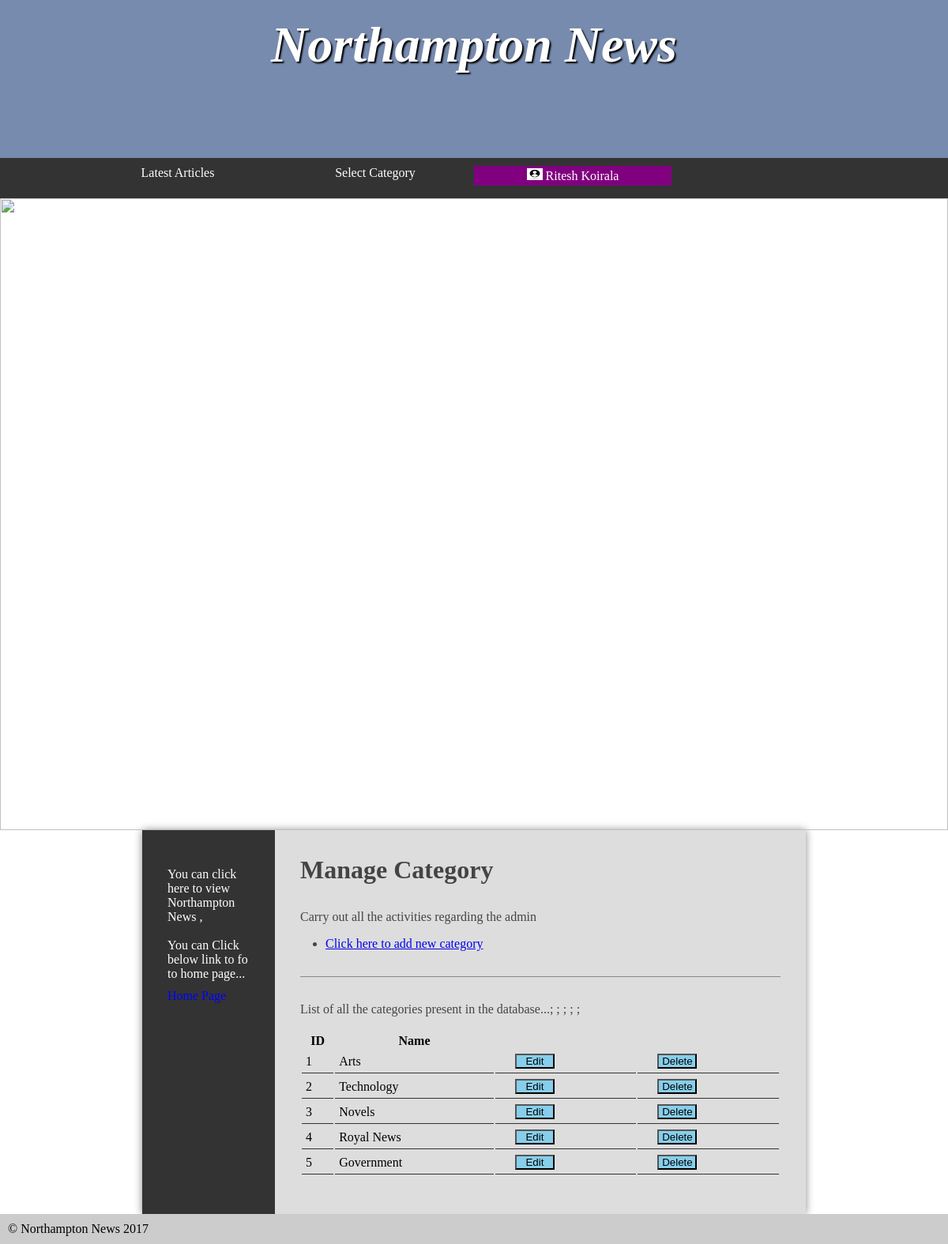
The page /adminCategories.php (signed in) on the database its author committed.
### tables this page shows
CREATE TABLE `category` (
  `categoryId` int NOT NULL AUTO_INCREMENT,
  `name` varchar(20) NOT NULL,
  `description_c` varchar(255) NOT NULL,
  PRIMARY KEY (`categoryId`)
);

### src/adminCategories.php (the view, shortened to what this page needs)
<?php
   require 'cssadd.php';
   ?>
	<?php
if(isset($_SESSION['useremail'])){
    require 'main1.php';
}
elseif(isset($_SESSION['adminemail'])){
	require 'main2.php';
}
else{
	require 'main.php';
}
    ?>
		<main>
			<nav>
            <article>You can click here to view  Northampton News ,<br><br> You can
					Click below link to fo to home  page...
					<a href="index.php">Home Page</a>
				</article>
			</nav>
			<article>
				<h2>Manage Category</h2>
				<p>Carry out all the activities regarding the admin</p>
				<ul>
					<li><a href='addCategory.php' >Click here to add new category</a></li>
				</ul>
				<form>
                    <p>List of all the categories present in the database...</p>
				</form>
                <table class="but">
  <tr>
    <th>ID</th>
    <th>Name</th>
  </tr>
<?php
$sql = "SELECT categoryId, name, description_c FROM category";
$smkt = $dbcon->prepare($sql);
$result = $smkt->execute();
if ($result) {
    $record = $smkt->fetchAll();
    if (count($record) > 0) {
        foreach ($record as $row) {
            print '<tr>
            <td>'.$row["categoryId"].'</td>
            <td>'.$row["name"]."</td>
            <td><a href='editCategory.php?id=$row[categoryId] & name=$row[name] & des=$row[description_c]'> <button  class ='edit' type='submit' name='edit' value='edit'>Edit</button></a></td>;
            <td><a href='deleteCategory.php?id=$row[categoryId]'> <button  class ='delete' type='submit' name='Delete' value='Delete' onclick = 'return checkdelete()'>Delete</button></a></td>";
         }
    }
  else {
      print "No rows matched the query.";
    }
}
?>
                </table>
                    <?php
				require 'footer.php';
				?>

### src/styles.css (style rules this page uses)
* { margin: 0; padding: 0; }
body { background-color: #fff; }
nav { width: 100%; background-color: #333; overflow: auto; }
nav a { color: white; padding-top: 10px; display: block; text-decoration: none; }
nav article { color: white; }
nav article a { color: blue; }
main { min-height: 50vh; background-color: #ddd; width: 70vw; display: block; margin: auto; box-shadow: 0px 0px 10px #888; color:#444; }
main h2 { font-size:2em; }
p, li, h2 { margin-bottom: 1em; }
form { padding-top: 2em; margin-top: 2em; border-top: 1px solid #888; }
form p { float: left; }
button[type="submit"] { clear: both; margin-left: 220px; width: 220px; }
button[type="submit"] { background-color: skyblue; }
.but button[type="submit"] { clear: both; margin-left: 20px; width: 50px; }
table { width: 100%; margin-top: 20px; }
td { padding: 5px; border-bottom: 1px solid #333; }
ul { margin-left: 2em; }
main { display: table; }
main > article { display: table-cell; padding: 2em; }
main > nav { display: table-cell; width: 20%; padding: 2em; }

### rows shown on the page
category: categoryId "1", name "Arts"
category: categoryId "2", name "Technology"
category: categoryId "3", name "Novels"
category: categoryId "4", name "Royal News"
category: categoryId "5", name "Government"
